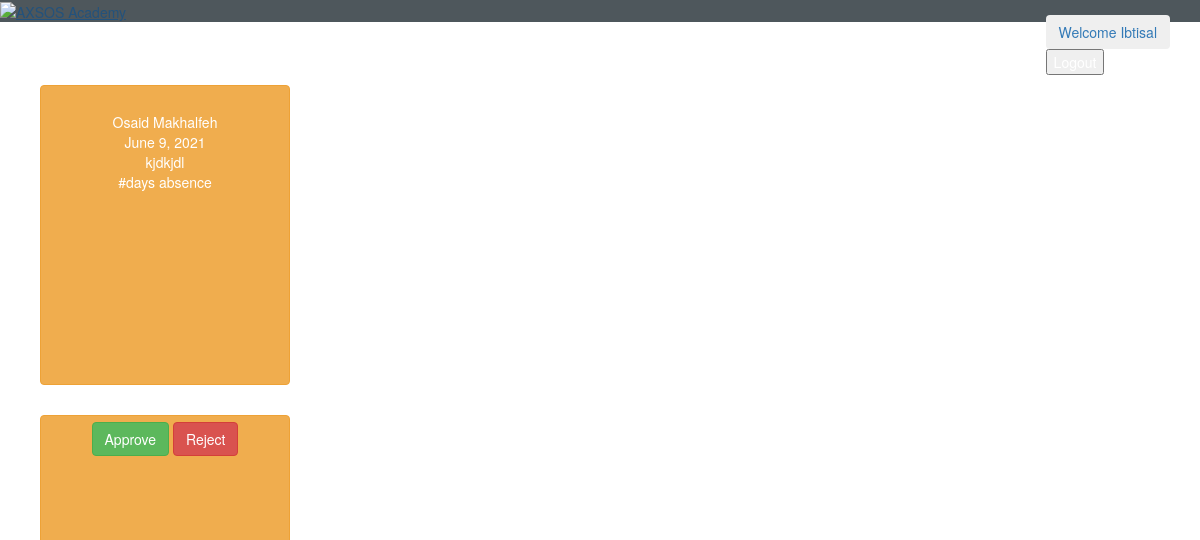
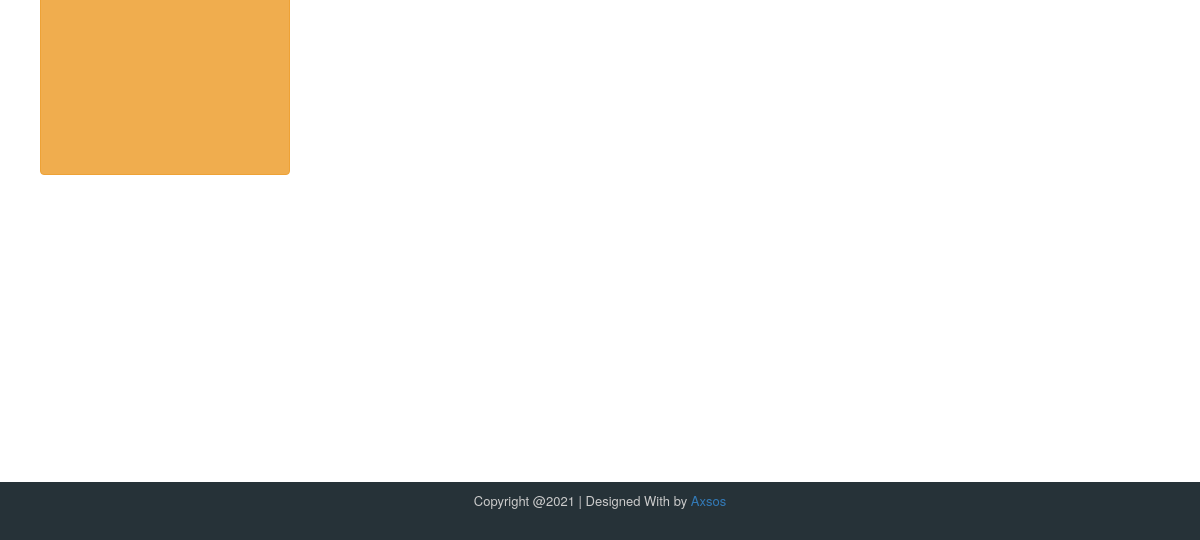
The app's page /tickets, older data (2 pictures, top to bottom).
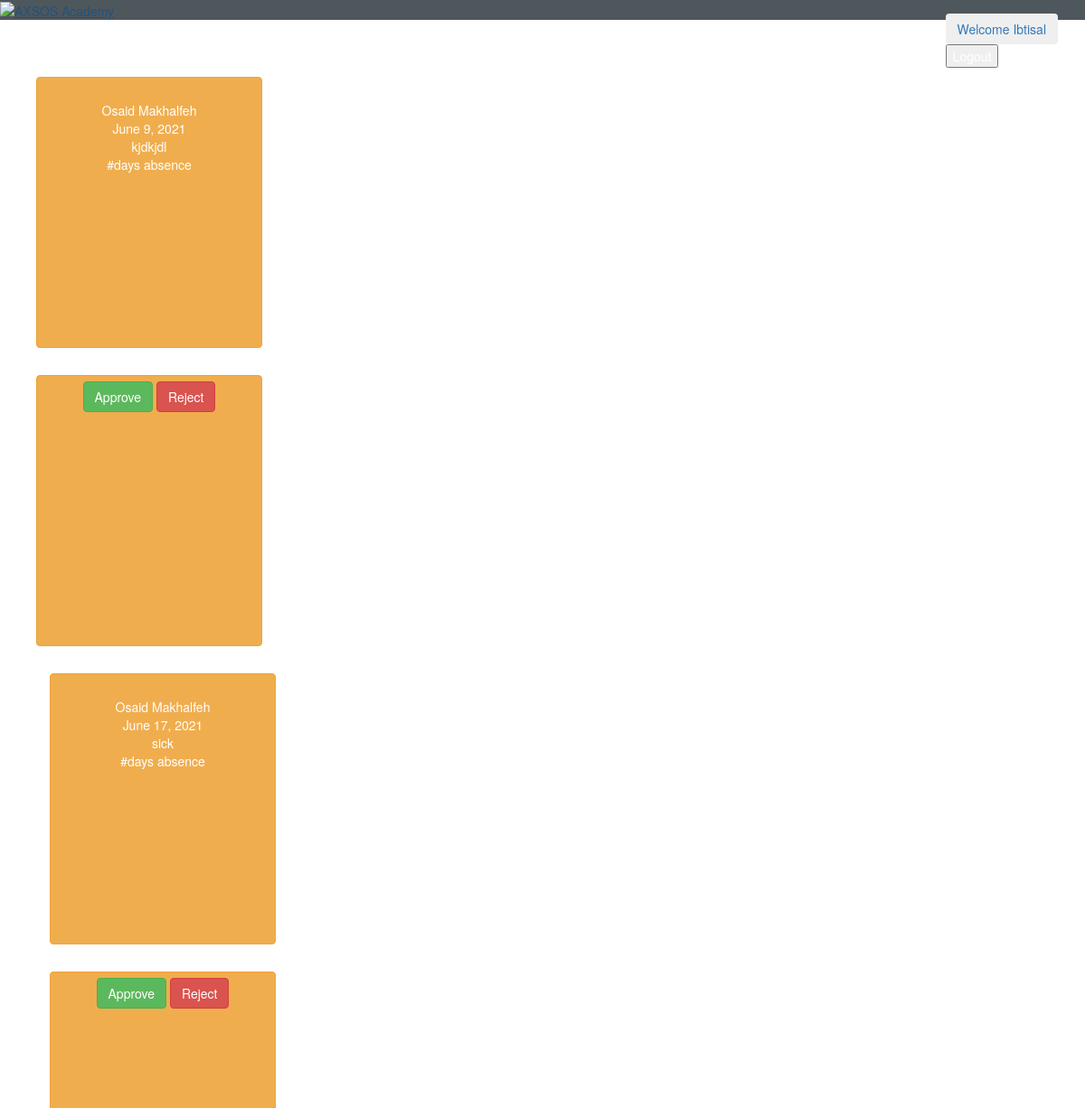
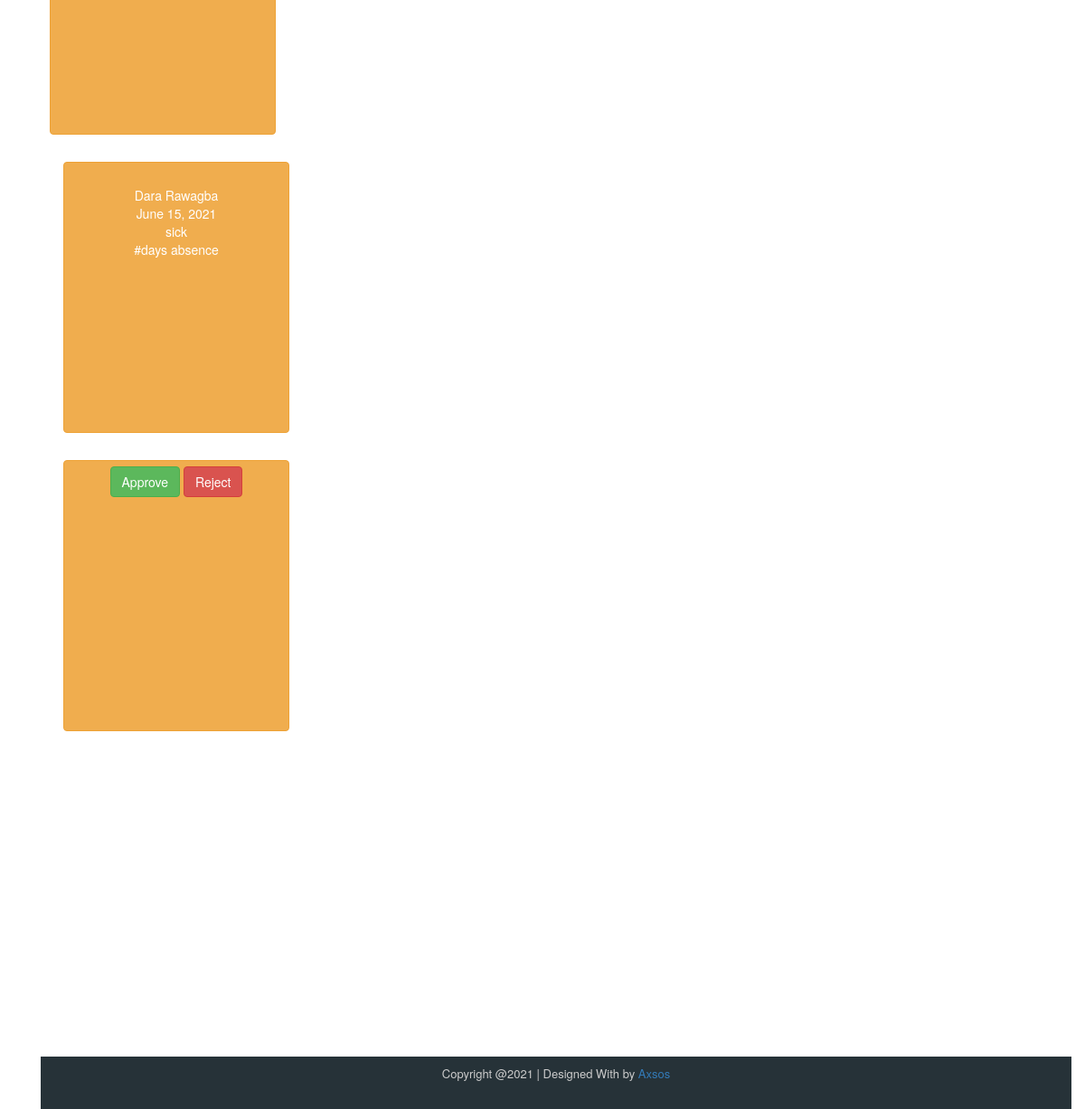
The same page, newer data (2 pictures, top to bottom).
### registration/models.py (models this page shows, shortened)
class Request(models.Model):
    description=models.TextField(max_length=500)
    date=models.DateField()
    user_request = models.ForeignKey(User, related_name="request", on_delete = models.CASCADE)
    requeststatus_request = models.ForeignKey(RequestStatus, related_name="status_foreign", on_delete = models.CASCADE, null=True)
    created_at=models.DateField(auto_now_add=True)
    updated_at=models.DateField(auto_now=True)

class User(models.Model):
    first_name=models.CharField(max_length=255)
    last_name=models.CharField(max_length=255)
    phone_number=models.CharField(max_length=15)
    image=models.ImageField(upload_to="img/%y",null=True)
    email=models.EmailField(max_length=225)
    password=models.CharField(max_length=225)
    created_at=models.DateField(auto_now_add=True)
    updated_at=models.DateField(auto_now=True)

### registration/views.py (the view)
# urls.py: path('tickets',views.tickets),
def tickets(request):
    context={
        "requests":models.Request.objects.all()
    }
    return render(request,"tickets.html",context)

### registration/templates/tickets.html (shortened to what this page needs)
<!DOCTYPE html>
<html lang="en">
<head>
    <link rel="stylesheet" href="tickets.css">
    <link rel="stylesheet" href="https://maxcdn.bootstrapcdn.com/bootstrap/3.4.1/css/bootstrap.min.css">
</head>
<body  style="background-image: url(8.png); background-size: 100% 100%; background-repeat: no-repeat;">
        <div class="header">
    <a href="https://academy.axsos.ps/" class="custom-logo-link" rel="home" aria-current="page"><img width="200"
            height=""
            src="https://academy.axsos.ps/wp-content/uploads/2020/11/cropped-PM-Office-and-AXSOS-Academy-logo.png"
            class="custom-logo" alt="AXSOS Academy"
            srcset="https://academy.axsos.ps/wp-content/uploads/2020/11/cropped-PM-Office-and-AXSOS-Academy-logo.png 1x, https://academy.axsos.ps/wp-content/uploads/2020/11/PM-Office-and-AXSOS-Academy-logo.png 2x"></a>
        <div style="float: right;margin-right: 30px; margin-top: 15px; justify-content: space-between; ">
            <button type="button" class="btn btn-secondary"><a href="/instructor"> Welcome Ibtisal</a></button>
            <form action="/logout">
                <input type="submit" name="logout" value="Logout">
              </form>
        </div>
        </div>
        {% for i in requests %}
        <div class="container">
            <div class="row">
              <div class="col-lg-12">
                <p>
                  <a href="#" class="btn btn-sq-lg btn-warning" style="margin: 10px; ">
                      <br/>
                        {{i.user_request.first_name}} {{i.user_request.last_name}} <br>
                      {{i.date}} <br>
                      {{i.description}} <br>
                      #days absence
                      <br><br><br><br><br><br>
                      <form action="/respond" method="POST">
                      <button type="button" value="respond" name="approve" class="btn btn-success">Approve</button>
                      <button type="button" value="respond" name="reject" class="btn btn-danger">Reject</button>
                    </form>
                  </a>
                </p>
              </div>
          </div>
          {% endfor %}
      </div>
      <footer class="footer">
<p style="height: 30px;" class="text-center">Copyright @2021 | Designed With by <a href="#">Axsos</a></p>
</footer>
</body>
</html>

Row changes from the older to the newer data that the page shows:
added Request: user_request.first_name "Osaid", user_request.last_name "Makhalfeh", date "June 17, 2021", description "sick"
added Request: user_request.first_name "Dara", user_request.last_name "Rawagba", date "June 15, 2021", description "sick"
